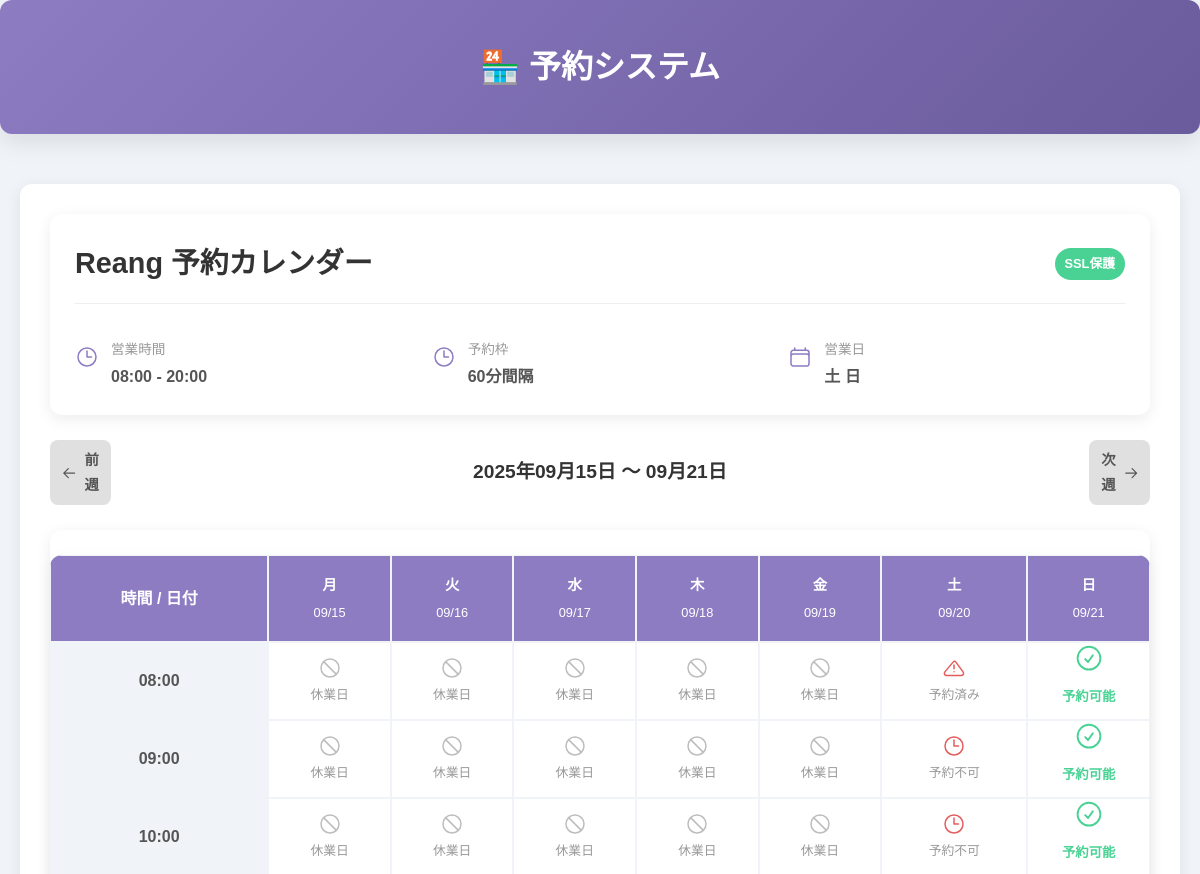
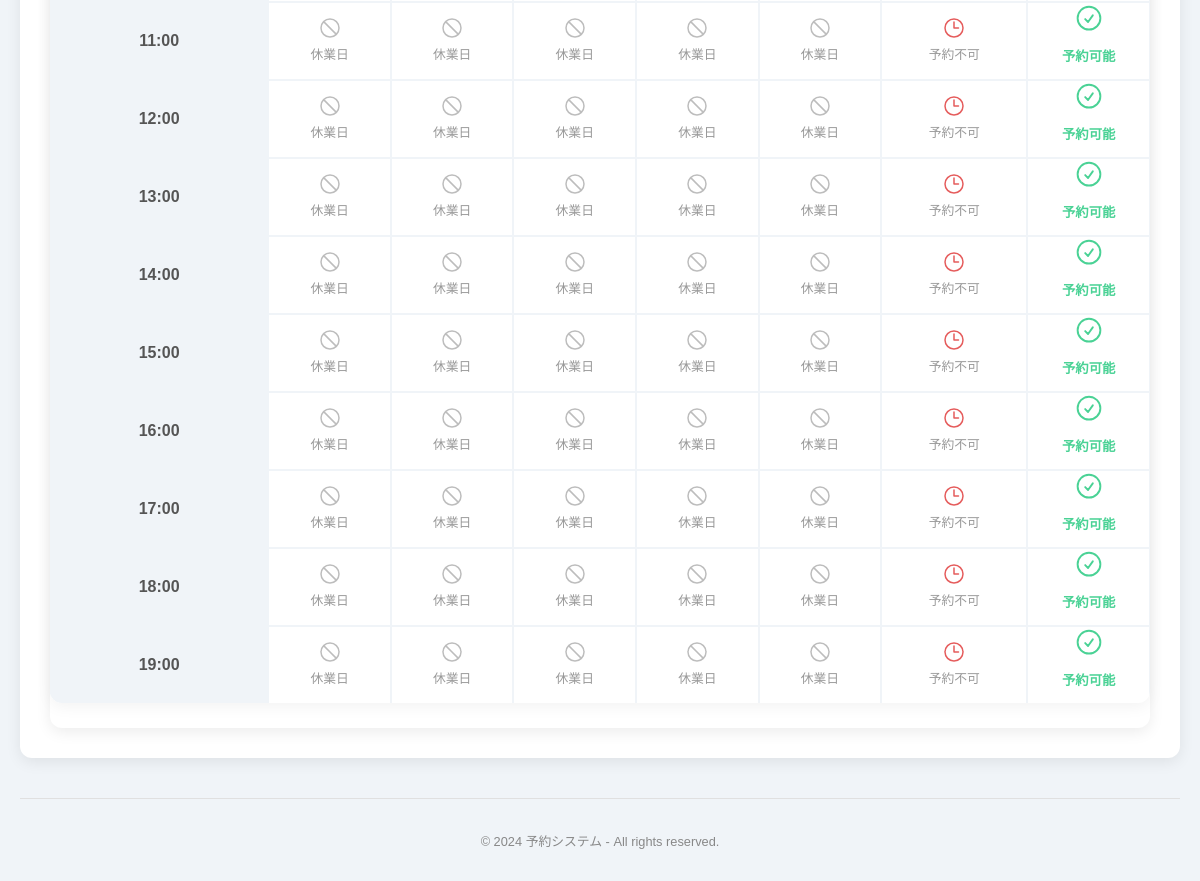
/tenant/test/, run on the app's committed database (2 pictures, top to bottom).
### reservations/models.py (models this page shows, shortened)
class Tenant(models.Model):
    name = models.CharField(max_length=100, verbose_name='店舗名')
    slug = models.SlugField(max_length=100, unique=True, blank=True, null=True, verbose_name='URL識別子')
    owner = models.ForeignKey(settings.AUTH_USER_MODEL, on_delete=models.CASCADE, related_name='tenants', verbose_name='オーナー')
    start_time = models.TimeField(default=time(8, 0), help_text='営業開始時間')
    end_time = models.TimeField(default=time(20, 0), help_text='営業終了時間')
    slot_duration = models.IntegerField(
        default=60,
        validators=[MinValueValidator(15), MaxValueValidator(240)],
        help_text='予約枠の長さ（分）15-240分'
    )
    advance_hours = models.IntegerField(
        default=4,
        validators=[MinValueValidator(0), MaxValueValidator(168)],
        help_text='予約可能になる時間（現在時刻から何時間後）0-168時間'
    )
    monday_open = models.BooleanField(default=True, verbose_name='月曜日営業')
    tuesday_open = models.BooleanField(default=True, verbose_name='火曜日営業')
    wednesday_open = models.BooleanField(default=True, verbose_name='水曜日営業')
    thursday_open = models.BooleanField(default=True, verbose_name='木曜日営業')
    friday_open = models.BooleanField(default=True, verbose_name='金曜日営業')
    saturday_open = models.BooleanField(default=True, verbose_name='土曜日営業')
    sunday_open = models.BooleanField(default=True, verbose_name='日曜日営業')
    created_at = models.DateTimeField(auto_now_add=True, verbose_name='作成日時')
    updated_at = models.DateTimeField(auto_now=True, verbose_name='更新日時')
    class Meta:
        verbose_name = 'テナント'
        verbose_name_plural = 'テナント'
        ordering = ['name']

class Reservation(models.Model):
    tenant = models.ForeignKey(Tenant, on_delete=models.CASCADE, related_name='reservations', verbose_name='テナント')
    menu = models.ForeignKey(Menu, on_delete=models.SET_NULL, null=True, blank=True, related_name='reservations', verbose_name='メニュー')
    customer_name = models.CharField(max_length=100, verbose_name='顧客名')
    customer_phone = models.CharField(max_length=20, verbose_name='電話番号', default='')
    date = models.DateField(verbose_name='予約日')
    time_slot = models.TimeField(verbose_name='予約時間')
    created_at = models.DateTimeField(auto_now_add=True, verbose_name='予約作成日時')
    class Meta:
        verbose_name = '予約'
        verbose_name_plural = '予約'
        ordering = ['-date', '-time_slot']
        unique_together = ['tenant', 'date', 'time_slot']  # 重複予約防止
        indexes = [
            models.Index(fields=['tenant', 'date']),
            models.Index(fields=['date', 'time_slot']),
        ]

### reservations/views.py (the view)
# urls.py: path('tenant/<slug:tenant_slug>/', views.calendar_view, name='calendar_by_tenant'),
def calendar_view(request, tenant_slug=None):
    if tenant_slug:
        tenant = get_object_or_404(Tenant, slug=tenant_slug)
    else:
        return render(request, 'reservations/access_denied.html', {
            'message': '店舗を指定してアクセスしてください。例: /tenant/店舗ID/'
        })
    week_offset = int(request.GET.get('week_offset', 0))
    today = date.today()
    start_of_week = today - timedelta(days=today.weekday()) + timedelta(weeks=week_offset)
    week_days = [start_of_week + timedelta(days=i) for i in range(7)]
    time_slots = get_tenant_time_slots(tenant)
    reservations = Reservation.objects.filter(tenant=tenant, date__in=week_days)
    res_dict = {f"{r.date}_{r.time_slot}": r for r in reservations}
    calendar_rows = []
    for slot in time_slots:
        row = []
        for day in week_days:
            key = f"{day}_{slot}"
            reservation = res_dict.get(key)
            is_open = is_open_day(day, tenant)
            now = datetime.now()
            slot_datetime = datetime.combine(day, slot)
            available = slot_datetime >= now + timedelta(hours=tenant.advance_hours)
            row.append({
                'day': day,
                'slot': slot,
                'reservation': reservation,
                'is_open_day': is_open,
                'available': available and is_open,
                'key': f"{day}_{slot.strftime('%H-%M')}"
            })
        calendar_rows.append(row)
    context = {
        'tenant': tenant,
        'tenant_slug': tenant_slug,
        'week_days': week_days,
        'time_slots': time_slots,
        'calendar_rows': calendar_rows,
        'week_offset': week_offset,
    }
    return render(request, 'reservations/calendar.html', context)

### reservations/views.py (called while the page is built)
def get_tenant_time_slots(tenant):
    slots = []
    current = datetime.combine(date.today(), tenant.start_time)
    end = datetime.combine(date.today(), tenant.end_time)
    while current.time() < end.time():
        slots.append(current.time())
        current += timedelta(minutes=tenant.slot_duration)
    return slots

def is_open_day(day, tenant):
    weekday = day.weekday()
    days = [tenant.monday_open, tenant.tuesday_open, tenant.wednesday_open,
            tenant.thursday_open, tenant.friday_open, tenant.saturday_open, tenant.sunday_open]
    return days[weekday]

### reservations/templates/reservations/calendar.html (shortened to what this page needs)
{% extends 'base.html' %}
{% block content %}
<div class="container">
    <div class="card tenant-info-card">
        <div class="tenant-header">
            <h1 class="page-title">{{ tenant.name|escape }} 予約カレンダー</h1>
            <span class="badge badge-success">SSL保護</span>
        </div>
        <div class="info-grid">
            <div class="info-item">
                <svg xmlns="http://www.w3.org/2000/svg" fill="none" viewBox="0 0 24 24" stroke-width="1.5" stroke="currentColor">
                    <path stroke-linecap="round" stroke-linejoin="round" d="M12 6v6h4.5m4.5 0a9 9 0 11-18 0 9 9 0 0118 0z" />
                </svg>
                <div class="info-content">
                    <p class="info-label">営業時間</p>
                    <p class="info-value">{{ tenant.start_time|time:'H:i' }} - {{ tenant.end_time|time:'H:i' }}</p>
                </div>
            </div>
            <div class="info-item">
                <svg xmlns="http://www.w3.org/2000/svg" fill="none" viewBox="0 0 24 24" stroke-width="1.5" stroke="currentColor">
                    <path stroke-linecap="round" stroke-linejoin="round" d="M12 6v6h4.5m4.5 0a9 9 0 11-18 0 9 9 0 0118 0z" />
                </svg>
                <div class="info-content">
                    <p class="info-label">予約枠</p>
                    <p class="info-value">{{ tenant.slot_duration }}分間隔</p>
                </div>
            </div>
            <div class="info-item">
                <div class="info-content">
                    <p class="info-label">営業日</p>
                    <p class="info-value">
                        {% if tenant.saturday_open %}土{% endif %}
                        {% if tenant.sunday_open %}日{% endif %}
                    </p>
                </div>
            </div>
        </div>
    </div>
    <div class="week-nav">
        <a href="{% url 'calendar_by_tenant' tenant.slug %}?week_offset={{ week_offset|add:'-1' }}" class="btn btn-secondary">
            <svg xmlns="http://www.w3.org/2000/svg" fill="none" viewBox="0 0 24 24" stroke-width="2" stroke="currentColor">
                <path stroke-linecap="round" stroke-linejoin="round" d="M10.5 19.5L3 12m0 0l7.5-7.5M3 12h18" />
            </svg>
            前週
        </a>
        <h2 class="current-week-range">
            {{ week_days.0|date:'Y年m月d日' }} 〜 {{ week_days.6|date:'m月d日' }}
        </h2>
        <a href="{% url 'calendar_by_tenant' tenant.slug %}?week_offset={{ week_offset|add:'1' }}" class="btn btn-secondary">
            次週
            <svg xmlns="http://www.w3.org/2000/svg" fill="none" viewBox="0 0 24 24" stroke-width="2" stroke="currentColor">
                <path stroke-linecap="round" stroke-linejoin="round" d="M13.5 4.5L21 12m0 0l-7.5 7.5M21 12H3" />
            </svg>
        </a>
    </div>
    <div class="card calendar-table-container">
        <table>
            <thead>
                <tr>
                    <th>時間 / 日付</th>
                    {% for day in week_days %}
                        <th class="day-header">
                            <span class="day-of-week">{{ day|date:'D' }}</span>
                            <br>
                            <span class="date">{{ day|date:'m/d' }}</span>
                        </th>
                    {% endfor %}
                </tr>
            </thead>
            <tbody>
                {% for row in calendar_rows %}
                <tr>
                    <td class="time-slot-header"><strong>{{ row.0.slot|time:'H:i' }}</strong></td>
                    {% for cell in row %}
                        <td class="calendar-cell {% if not cell.is_open_day %}closed-day{% endif %}">
                            {% if not cell.is_open_day %}
                                <div class="status-content">
                                    <svg xmlns="http://www.w3.org/2000/svg" fill="none" viewBox="0 0 24 24" stroke-width="1.5" stroke="currentColor">
                                        <path stroke-linecap="round" stroke-linejoin="round" d="M18.364 18.364A9 9 0 005.636 5.636m12.728 12.728A9 9 0 015.636 5.636m12.728 12.728L5.636 5.636" />
                                    </svg>
                                    <p>休業日</p>
                                </div>
                            {% elif cell.reservation %}
                                <div class="status-content reserved">
                                    <p>予約済み</p>
                                </div>
                            {% elif cell.available %}
                                <button class="slot-button available-slot" onclick="openReserveModal('{{ cell.day|date:'Y-m-d' }}', '{{ cell.slot|time:'H:i' }}')">
                                    <svg xmlns="http://www.w3.org/2000/svg" fill="none" viewBox="0 0 24 24" stroke-width="1.5" stroke="currentColor">
                                        <path stroke-linecap="round" stroke-linejoin="round" d="M9 12.75L11.25 15 15 9.75M21 12a9 9 0 11-18 0 9 9 0 0118 0z" />
                                    </svg>
                                    <p>予約可能</p>
                                </button>
                            {% else %}
                                <div class="status-content unavailable">
                                    <svg xmlns="http://www.w3.org/2000/svg" fill="none" viewBox="0 0 24 24" stroke-width="1.5" stroke="currentColor">
                                        <path stroke-linecap="round" stroke-linejoin="round" d="M12 6v6h4.5m4.5 0a9 9 0 11-18 0 9 9 0 0118 0z" />
                                    </svg>
                                    <p>予約不可</p>
                                </div>
                            {% endif %}
                        </td>
                    {% endfor %}
                </tr>
                {% endfor %}
            </tbody>
        </table>
    </div>
</div>
{% endblock %}

### reservations/templates/base.html (style rules this page uses)
:root { --color-primary: #8E7CC3; --color-secondary: #E0E0E0; --color-success: #4AD295; --color-danger: #E55C5C; --color-warning: #FFC107; --color-info: #5BC0DE; --color-black: #333333; --color-dark-gray: #555555; --color-medium-gray: #888888; --color-light-gray: #F0F4F8; --color-white: #FFFFFF; --shadow-sm: 0 2px 8px rgba(0, 0, 0, 0.05); --shadow-md: 0 4px 15px rgba(0, 0, 0, 0.08); --shadow-lg: 0 8px 25px rgba(0, 0, 0, 0.1); }
* { box-sizing: border-box; }
body { font-family: 'Noto Sans JP', sans-serif; margin: 0; padding: 0; background-color: var(--color-light-gray); color: var(--color-black); line-height: 1.7; }
.card { background: var(--color-white); border-radius: 12px; box-shadow: var(--shadow-md); padding: 30px; }
h1, h2, h3, h4, h5, h6 { color: var(--color-black); margin-top: 0; }
.btn { display: inline-flex; align-items: center; gap: 8px; padding: 12px 20px; border: none; border-radius: 8px; text-decoration: none; font-weight: 600; cursor: pointer; transition: all 0.3s cubic-bezier(0.25, 0.8, 0.25, 1); }
.btn-secondary { background: var(--color-secondary); color: var(--color-dark-gray); }
table { border-collapse: collapse; width: 100%; min-width: 600px; border-radius: 12px; overflow: hidden; box-shadow: var(--shadow-sm); margin: 0; }
th, td { padding: 15px; border-bottom: 1px solid #E0E0E0; text-align: left; }
th { background: var(--color-light-gray); color: var(--color-dark-gray); font-weight: 600; }
tr:last-child td { border-bottom: none; }

### reservations/templates/reservations/calendar.html (style rules this page uses)
.tenant-info-card { padding: 25px; margin-bottom: 25px; }
.tenant-header { display: flex; justify-content: space-between; align-items: center; border-bottom: 1px solid #eee; padding-bottom: 15px; margin-bottom: 20px; }
.page-title { font-size: 1.8rem; font-weight: 600; margin: 0; color: #333; }
.badge { padding: 5px 10px; border-radius: 20px; font-size: 0.8rem; font-weight: bold; }
.badge-success { background-color: #4AD295; color: white; }
.info-grid { display: grid; grid-template-columns: repeat(auto-fit, minmax(200px, 1fr)); gap: 20px; }
.info-item { display: flex; align-items: center; gap: 12px; }
.info-item svg { width: 24px; height: 24px; color: #8E7CC3; }
.info-item .info-label { font-size: 0.85rem; color: #999; margin-bottom: 2px; }
.info-item .info-value { font-weight: bold; color: #555; margin: 0; }
.week-nav { display: flex; justify-content: space-between; align-items: center; margin-bottom: 25px; }
.week-nav .btn { display: flex; align-items: center; gap: 8px; padding: 8px 12px; font-size: 0.9rem; }
.week-nav .current-week-range { font-size: 1.2rem; font-weight: bold; margin: 0; }
.calendar-table-container { padding: 25px 0; }
table { width: 100%; border-collapse: separate; border-spacing: 0; border-radius: 12px; overflow: hidden; box-shadow: 0 4px 15px rgba(0,0,0,0.05); }
th, td { border: 1px solid #f0f4f8; padding: 12px; text-align: center; }
thead th { background: #8E7CC3; color: white; font-weight: 600; padding: 15px 12px; }
.day-header .day-of-week { font-size: 0.9em; font-weight: bold; }
.day-header .date { font-size: 0.8em; font-weight: normal; }
.time-slot-header { background: #f0f4f8; font-weight: bold; color: #555; text-align: center; }
.calendar-cell { position: relative; padding: 8px; }
.status-content { display: flex; flex-direction: column; align-items: center; justify-content: center; height: 60px; font-size: 0.8rem; color: #999; }
.status-content svg { width: 24px; height: 24px; margin-bottom: 4px; }
.status-content.reserved svg, .status-content.unavailable svg { color: #E55C5C; }
.status-content p { margin: 0; }
.closed-day .status-content svg { color: #BDBDBD; }
.slot-button { background: none; border: none; cursor: pointer; width: 100%; height: 100%; padding: 0; position: absolute; top: 0; left: 0; transition: all 0.3s ease; display: flex; flex-direction: column; align-items: center; justify-content: center; }
.available-slot { background-color: transparent; color: #4AD295; font-weight: bold; }
.available-slot svg { color: #4AD295; width: 32px; height: 32px; }

### data on the page
Tenant: name "Reang", start_time "08:00", end_time "20:00", slot_duration "60"
Reservation: shows "予約済み"

### other printed values
{{ week_days.0|date:'Y年m月d日' }} "2025年09月15日"
{{ week_days.6|date:'m月d日' }} "09月21日"
{{ day|date:'D' }} "月" "火" "水" "木" "金" "土" "日"
{{ day|date:'m/d' }} "09/15" "09/16" "09/17" "09/18" "09/19" "09/20" "09/21"
{{ row.0.slot|time:'H:i' }} "08:00" "09:00" "10:00" "11:00" "12:00" "13:00" "14:00" "15:00" "16:00" "17:00" "18:00" "19:00"
